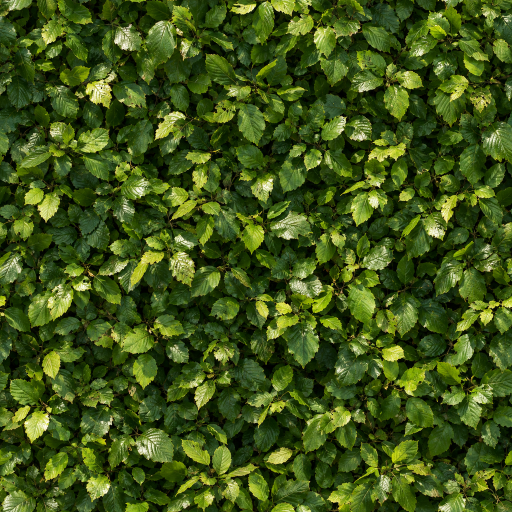
#> input picture app/src/main/assets/canopy.png, 1024 x 1024 px, found by its file name (shown at 1/2 size)
$ python foliage_atlas.py
#> lines starting #> are read from the running program, lines starting #| are printed output that depends on the picture; after the words box and inside, x2 and y2 are one past the last pixel; in counts of white or black regions, pixels touching at a corner belong together
"""Generate a packed 4x4 leaf-card atlas and normal atlas from canopy albedo."""
import argparse,random,math
from pathlib import Path
import numpy as np
from PIL import Image,ImageDraw,ImageFilter

def bake(root,size):
#> called with size = 1024
    src=Image.open(root/"canopy.png").convert("RGB").resize((size,size),Image.Resampling.LANCZOS)
#> src is the input picture: PIL image 1024x1024 RGB; mean R, G, B 63.1, 84.2, 23.7
    cell=size//4
    atlas=Image.new("RGBA",(size,size))
#> atlas: PIL image 1024x1024 RGBA; every value is 0
    norms=Image.new("RGBA",(size,size),(128,128,255,0))
    for i in range(16):
        r=random.Random(i*9973+13)
        layer=Image.new("RGBA",(cell,cell))
        height=Image.new("L",(cell,cell),128)
        dr=ImageDraw.Draw(layer); dh=ImageDraw.Draw(height)
        for k in range(3+i%3):
            a=k*2*math.pi/(3+i%3)+r.uniform(-.27,.27)
            x=cell*.5+math.cos(a)*r.uniform(0,cell*.12)
            y=cell*.5+math.sin(a)*r.uniform(0,cell*.12)
            reach=r.uniform(.30,.44)*cell
            ex=x+reach*math.cos(a);ey=y+reach*math.sin(a)
            tx,ty=-math.sin(a),math.cos(a)
            w=cell*r.uniform(.11,.18)
            pts=[]
            for s in (1,-1):
                order=range(13) if s==1 else range(12,-1,-1)
                for j in order:
                    t=j/12.
                    thick=(max(0,math.sin(math.pi*t))**.80)*w
                    pts.append((round(x+(ex-x)*t+tx*thick*s),round(y+(ey-y)*t+ty*thick*s)))
            mask=Image.new("L",(cell,cell),0)
            ImageDraw.Draw(mask).polygon(pts,fill=255)
            px=r.randrange(size-cell);py=r.randrange(size-cell)
            patch=src.crop((px,py,px+cell,py+cell)).convert("RGBA")
            patch.putalpha(mask)
            layer.alpha_composite(patch)
            dh.polygon(pts,fill=165)
            dr.line([(round(x),round(y)),(round(ex),round(ey))],fill=(148,181,108,245),width=2)
            dh.line([(round(x),round(y)),(round(ex),round(ey))],fill=232,width=2)
            for j in range(2,10):
                t=j/11.
                mx=x+(ex-x)*t;my=y+(ey-y)*t
                width=w*math.sin(math.pi*t)*.68
                for s in (-1,1):
                    ep=(round(mx+tx*width*s),round(my+ty*width*s))
                    dr.line([(round(mx),round(my)),ep],fill=(42,73,29,120),width=1)
                    dh.line([(round(mx),round(my)),ep],fill=210,width=1)
        h=np.asarray(height.filter(ImageFilter.GaussianBlur(.9)),dtype=np.float32)/255.
        dx=(np.roll(h,-1,axis=1)-np.roll(h,1,axis=1))*3.
        dy=(np.roll(h,-1,axis=0)-np.roll(h,1,axis=0))*3.
        n=np.stack((-dx,-dy,np.ones_like(dx)),axis=-1)
        n/=np.maximum(np.linalg.norm(n,axis=-1,keepdims=True),1e-6)
        rgb=np.uint8(np.clip((n*.5+.5)*255,0,255))
        nm=Image.fromarray(np.dstack((rgb,np.asarray(layer.getchannel("A")))),"RGBA")
        at=((i%4)*cell,(i//4)*cell)
        atlas.paste(layer,at)
        norms.paste(nm,at)
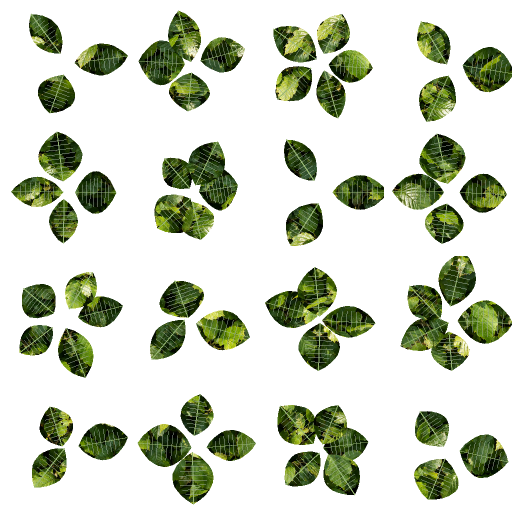
#> atlas: PIL image 1024x1024 RGBA (shown at 1/2 size); mean R, G, B, A 17.6, 23.7, 7.2, 67.8; transparent parts drawn white
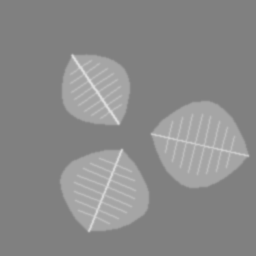
#> h: shape (256, 256) float32; min 0.502, max 0.855, mean 0.541
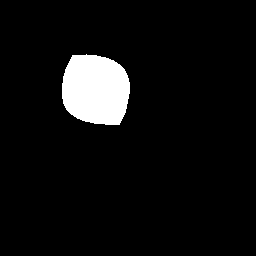
#> mask: PIL image 256x256 L; 6.1% white; 1 white region, box (x1, y1, x2, y2) and area: (62, 54, 130, 125) 3972
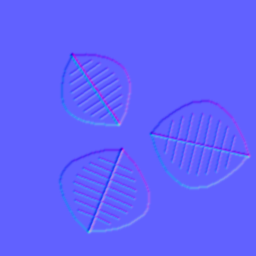
#> n: shape (256, 256, 3) float32; mean R, G, B 1.9e-06, -5.4e-06, 0.997; drawn with min black and max white
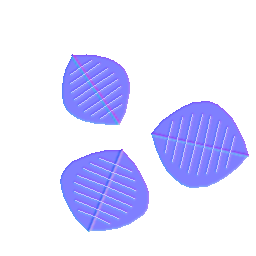
#> nm: PIL image 256x256 RGBA; mean R, G, B, A 127, 127, 254.5, 58; transparent parts drawn white
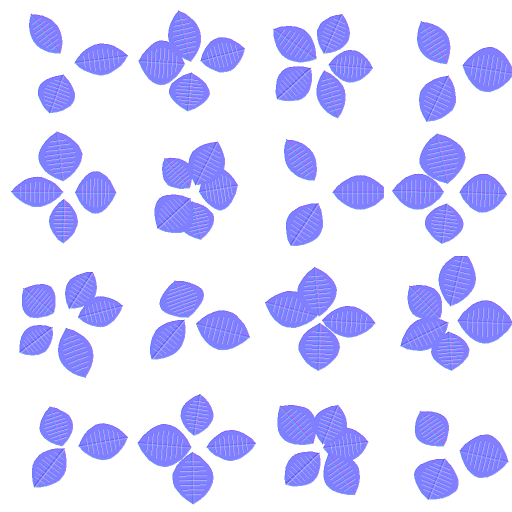
#> norms: PIL image 1024x1024 RGBA (shown at 1/2 size); mean R, G, B, A 127, 127, 254.3, 67.8; transparent parts drawn white
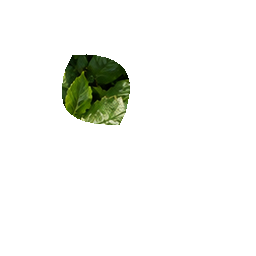
#> patch: PIL image 256x256 RGBA; mean R, G, B, A 66.1, 87.5, 24.7, 15.5; transparent parts drawn white
    atlas.save(root/"leaves_atlas.png",optimize=True)
    norms.save(root/"leaves_normal.png",optimize=True)
    print("Generated atlas and normals:",size,"x",size)

if __name__=="__main__":
    p=argparse.ArgumentParser()
    p.add_argument("--assets",type=Path,default=Path("app/src/main/assets"))
    p.add_argument("--size",type=int,default=1024)
    args=p.parse_args()
    bake(args.assets,args.size)

$ run again, with app/src/main/assets/bark_height.png copied over app/src/main/assets/canopy.png
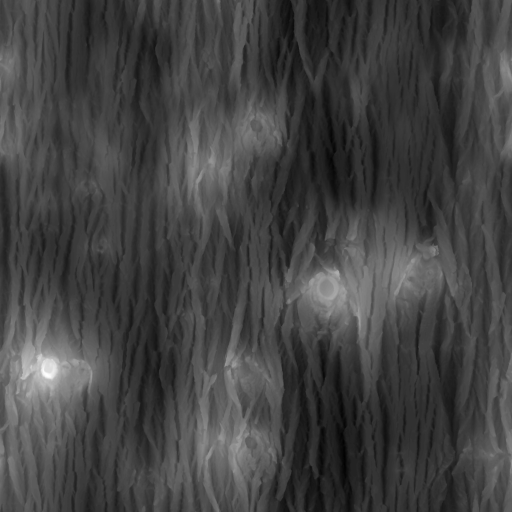
#> input picture app/src/main/assets/bark_height.png, 1024 x 1024 px, found by its file name (shown at 1/2 size)
#> after the loop in bake, `for i in range(16):`:
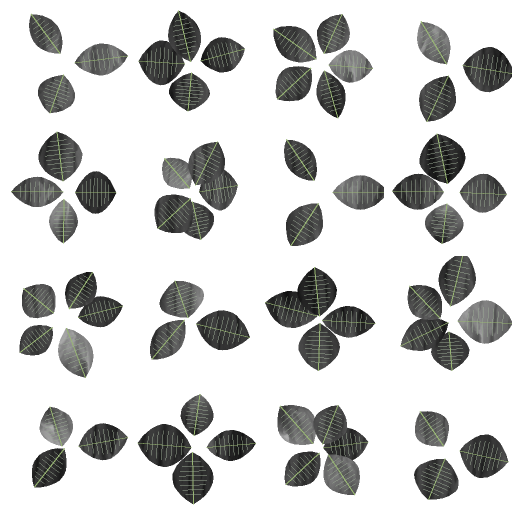
#> atlas: PIL image 1024x1024 RGBA (shown at 1/2 size); mean R, G, B, A 19.2, 20, 18.6, 67.8; transparent parts drawn white
#> after the loop in bake, `for i in range(16):`:
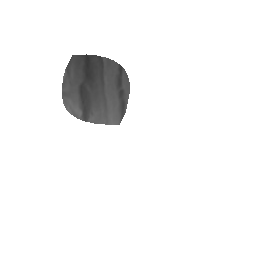
#> patch: PIL image 256x256 RGBA; mean R, G, B, A 89.2, 89.2, 89.2, 15.5; transparent parts drawn white

$ run again, with app/src/main/assets/bark_platanus.png copied over app/src/main/assets/canopy.png
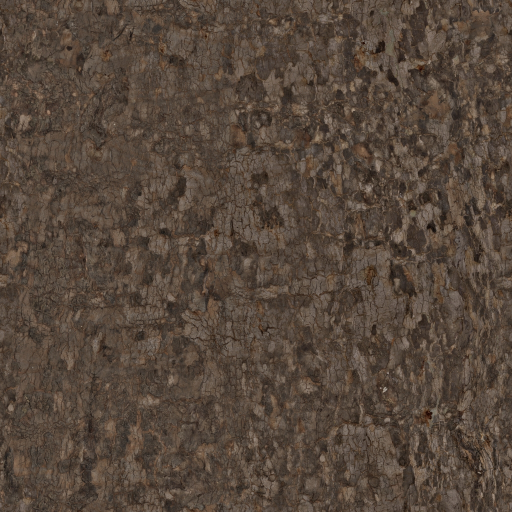
#> input picture app/src/main/assets/bark_platanus.png, 1024 x 1024 px, found by its file name (shown at 1/2 size)
#> in bake, src is the input picture: PIL image 1024x1024 RGB; mean R, G, B 86.1, 71.4, 59.8
#> after the loop in bake, `for i in range(16):`:
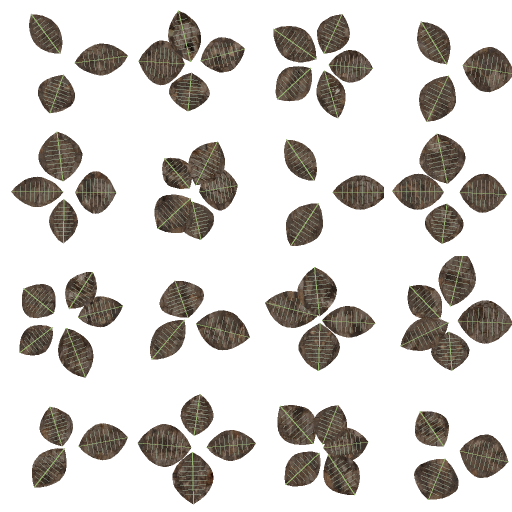
#> atlas: PIL image 1024x1024 RGBA (shown at 1/2 size); mean R, G, B, A 23.4, 20.6, 16.3, 67.8; transparent parts drawn white
#> after the loop in bake, `for i in range(16):`:
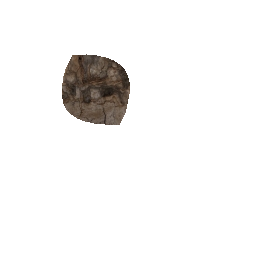
#> patch: PIL image 256x256 RGBA; mean R, G, B, A 86.5, 71.7, 60.2, 15.5; transparent parts drawn white
